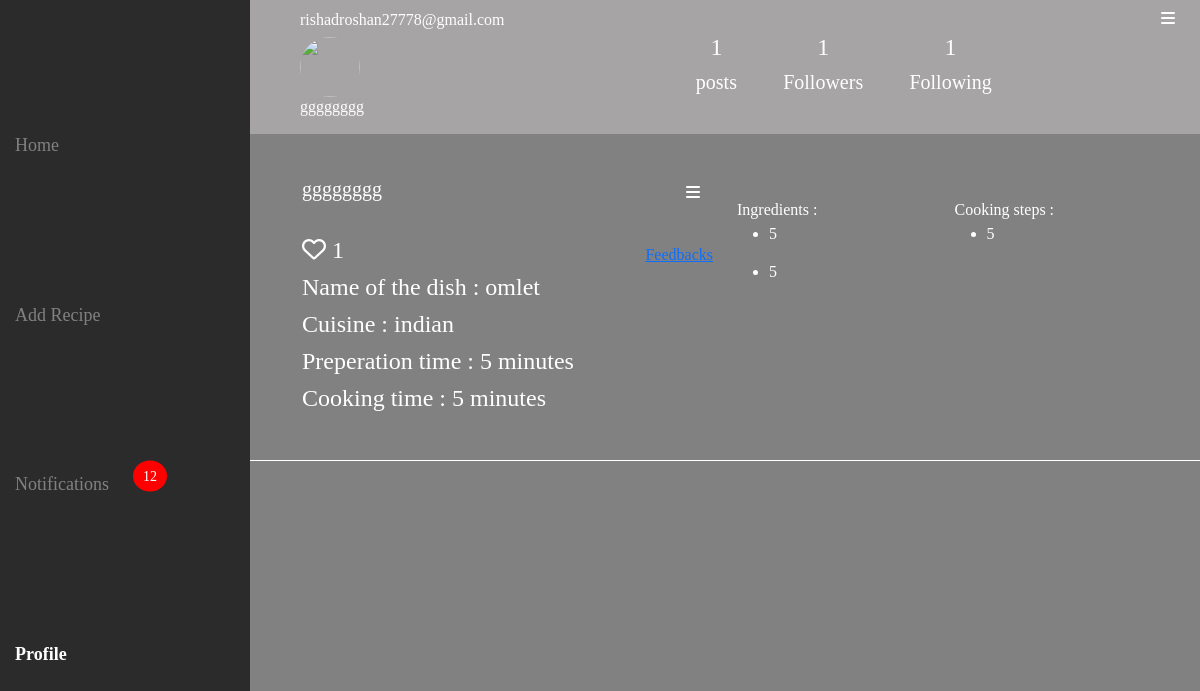
The page /profile (signed in) on the database as committed earlier.
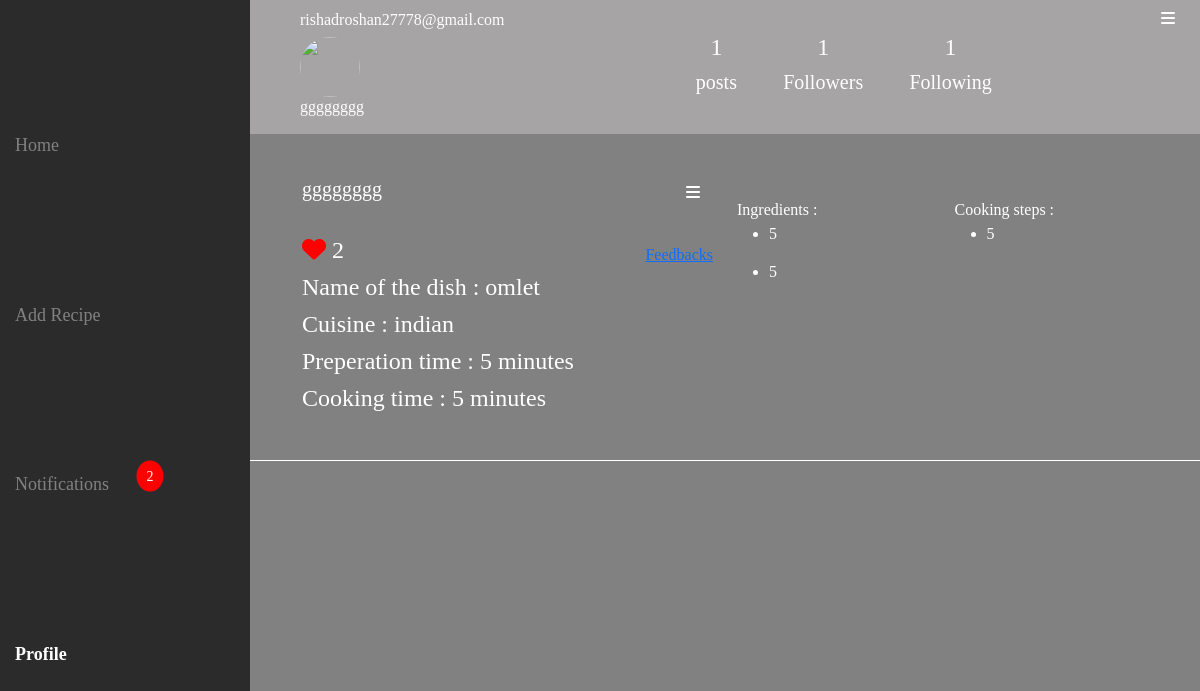
The same page on the database as committed later.
### app/models.py (models this page shows)
class Dish(models.Model):
    user=models.ForeignKey(User,on_delete=models.CASCADE)
    name=models.TextField()
    img=models.FileField()
    cuisine=models.TextField()
    prep=models.IntegerField()
    cook=models.IntegerField()
    likes=models.IntegerField()

### app/views.py (the view)
# urls.py: path('profile',views.profile),
def profile(req):
    if 'user' in req.session:
        user=User.objects.get(username=req.session['user'])
        dish=Dish.objects.filter(user=user)
        ingr=Ingredients.objects.all()
        cook=Cooking.objects.all()
        like=Like.objects.all()
        save=Saved.objects.all()
        liked_dishes = [like.dish.pk for like in like if like.user.pk == user.pk]
        saved_dishes = [save.dish.pk for save in save if save.user.pk == user.pk]
        post=dish.count()
        followers = (user.followers.all()).count()
        following = (user.following.all()).count()
        unread_count = Notification.objects.filter(user=user, read=False).count()
        return render(req,'profile.html',{'dish':dish,'ingr':ingr,'cook':cook,'liked_dishes':liked_dishes,'user':user,'post':post,'followers':followers,'following':following,'saved_dishes':saved_dishes,'unread_count':unread_count})
    else:
        return redirect(shop_login)

### templates/profile.html (shortened to what the changed rows need)
<!DOCTYPE html>
<html lang="en">
<head>
    {% load static %}
    <link rel="stylesheet" href="https://cdnjs.cloudflare.com/ajax/libs/font-awesome/6.7.2/css/all.min.css"
 />
    <link href="https://cdn.jsdelivr.net/npm/bootstrap@5.3.3/dist/css/bootstrap.min.css" rel="stylesheet">
    <link rel="stylesheet" href="{% static 'css/style.css' %}">
</head>
<body>
    <div id="sidebar" class="sidebar">
        <div class="notification">
            <a href="notifications"><span>Notifications</span></a>
            {% if unread_count > 0 %}
            <span class="notification-badge">{{ unread_count }}</span>
            {% endif %}
        </div>
    </div>
    <div class="container-fluid main">
        {% for i in dish %}
        <div class="row post">
            <div class="col-lg-6 dish">
                <div class="dishDet">
                    <div class="first" id="like-section"
                        style="display: flex; justify-content: space-between; align-items: center;">
                        <h5 style="display: inline;">{{i.user.first_name}}</h5>
                        <div class="dropdown" style="display: inline;">
                            <button type="button" class="btn" data-bs-toggle="dropdown" style="color: white;">
                                <i class="fa-solid fa-bars"></i>
                            </button>
                        </div>
                    </div>
                    <div style="display: flex; justify-content: space-between; align-items: center;">
                        {% if i.pk in liked_dishes %}
                        <h4 style="display: inline;"><a class="like-button" href="removeLike/{{ i.pk }}"><i
                                    class="fa-solid fa-heart redheart"></i></a> {{ i.likes }}</h4>
                        {% else %}
                        <h4 style="display: inline;"><a class="like-button" href="addLike/{{ i.pk }}"><i
                                    class="fa-regular fa-heart normheart"></i></a> {{ i.likes }}</h4>
                        {% endif %}
                        <a href="feedbacks/{{i.pk}}" style="display: inline;">Feedbacks</a>
                    </div>
                </div>
                <div class="dishDet dishDet2">
                    <h4>Name of the dish : {{i.name}}</h4>
                    <h4> Cuisine : {{i.cuisine}}</h4>
                    <h4> Preperation time : {{i.prep}} minutes</h4>
                    <h4> Cooking time : {{i.cook}} minutes</h4>
                </div>
            </div>
            <div class="col-lg-6 dishDet3">
                <div class="row">
                    <div class="col-lg-6 col-md-6">
                        Ingredients :
                        {% for j in ingr %}
                        {% if i.pk == j.dish.pk %}
                        <ul>
                            <li>
                                <h6>{{j.item}}</h6>
                            </li>
                        </ul>
                        {% endif %}
                        {% endfor %}
                    </div>
                    <div class="col-lg-6 col-md-6">
                        Cooking steps :
                        {% for j in cook %}
                        {% if i.pk == j.dish.pk %}
                        <ul>
                            <li>
                                <h6>{{j.steps}}</h6>
                            </li>
                        </ul>
                        {% endif %}
                        {% endfor %}
                    </div>
                </div>
            </div>
        </div>
        {% endfor %}
    </div>
</body>
</html>

Rows that differ between the two databases and show on the page:
changed Dish "omlet": likes "1" → "2"
Other text that changed with them:
{{ unread_count }}: "12" → "2"
